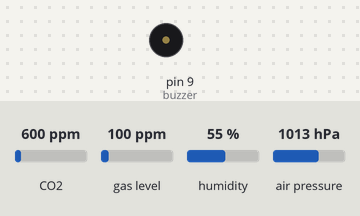
Simulated run of this sketch. Board: Arduino Uno, built with avr-gcc and run on an emulated ATmega328P. Shown: buzzer (waves = sounding). Inputs (shaded band) come from the test bench; at power-on: CO2 600 ppm, gas level 100 ppm, humidity 55 %, air pressure 1013 hPa. What the sketch prints to the serial monitor is not drawn.

Above: at 1.2 s.
1.3 s: CO2 set to 2476 ppm
3.0 s: CO2 set to 2518 ppm
At 3.7 s:
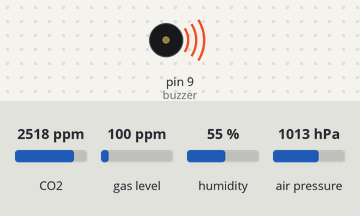
Timing chart, 0 to 12.0 s (numbered marks = the images above; inputs shaded):
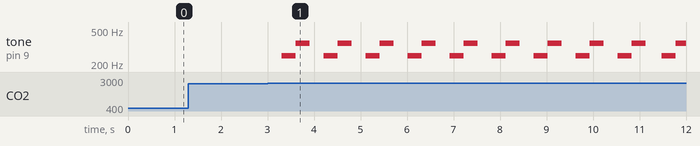

Measured:
- the behaviour switches between 2500 and 2501 ppm on CO2 (found by bisection; images 0 and 1)
- after the input at 1.3 s, every drawn part: stays the same
- after the input at 3.0 s, tone on pin 9 (buzzer): silent → 250 Hz after 0.31 s, then repeats every 0.90 s: 350 Hz 0.30 s, silent 0.30 s, 250 Hz 0.30 s

The sketch:

Air_Analyzer_Filter.ino
```cpp
#include <Wire.h>
#include "Adafruit_Sensor.h"
#include "Adafruit_BME680.h"
#include "SparkFunCCS811.h"

#define CCS811_ADDR 0x5B //Default I2C Address for ccs811
#define SEALEVELPRESSURE_HPA (1020) //sea level pressure
#define WINDOW_SIZE 10
const int buzzer = 9;

Adafruit_BME680 bme; // I2C
CCS811 ccs(CCS811_ADDR); // I2C

int   temp, hum, co2, gas, tvoc, pres, iaq, alt;
int   humidity_score, gas_score;
float gas_reference = 2500;
float hum_reference = 40;
int   getgasreference_count = 0;
int   gas_lower_limit = 10000;  // Bad air quality limit
int   gas_upper_limit = 300000; // Good air quality limit
int   avgTemperature, avgHumidity, avgCO2, avgTVOC, avgIAQ;
int   temperatureData[WINDOW_SIZE];
int   humidityData[WINDOW_SIZE];
int   co2Data[WINDOW_SIZE];
int   tvocData[WINDOW_SIZE];
int   iaqData[WINDOW_SIZE];
int   dataIndex = 0;

void setup() {
  Serial.begin(9600);
  pinMode(buzzer, OUTPUT);

  Wire.begin(); //Inialize I2C Hardware
  if (!bme.begin()) {
    Serial.println(F("Could not find a valid BME680 sensor, check wiring!"));
    while (1);
  }
  if (!ccs.begin()) {
    Serial.println("Could not find a valid CCS811 sensor, check wiring!");
    while(1);
  }
  GetGasReference();

  // Set up oversampling and filter initialization
  bme.setTemperatureOversampling(BME680_OS_8X);
  bme.setHumidityOversampling(BME680_OS_2X);
}

void loop() {
  digitalWrite(buzzer,HIGH);
  // Read data from sensors
  humidity_score = GetHumidityScore();
  gas_score      = GetGasScore();
  float air_quality_score = humidity_score + gas_score;
  iaq = CalculateIAQ(air_quality_score);
  co2 = ccs.getCO2();
  tvoc = ccs.getTVOC();
  gas = bme.gas_resistance / 1000.0;
  temp = bme.temperature;
  hum = bme.humidity;
  pres = bme.pressure / 100.0;
  alt = bme.readAltitude(SEALEVELPRESSURE_HPA);

  // Insert data into arrays
  temperatureData[dataIndex] = temp;
  humidityData[dataIndex] = hum;
  co2Data[dataIndex] = co2;
  tvocData[dataIndex] = tvoc;
  iaqData[dataIndex] = iaq;
  dataIndex++;

  if (dataIndex >= WINDOW_SIZE) {
    dataIndex = 0;
  // Calculate moving averages
    avgTemperature = calculateAverage(temperatureData, WINDOW_SIZE);
    avgHumidity = calculateAverage(humidityData, WINDOW_SIZE);
    avgCO2 = calculateAverage(co2Data, WINDOW_SIZE);
    avgTVOC = calculateAverage(tvocData, WINDOW_SIZE);
    avgIAQ = calculateAverage(iaqData, WINDOW_SIZE);

  if ((getgasreference_count++) % 5 == 0) GetGasReference();
  ccs.readAlgorithmResults();

  Serial.print("iaqV.val=");
  Serial.print(avgIAQ);
  // each command ends with these 3 0xff to sent data to the Nextion display
  Serial.write(0xff);
  Serial.write(0xff);
  Serial.write(0xff);

  Serial.print("co2V.val=");
  Serial.print(avgCO2);
  Serial.write(0xff);
  Serial.write(0xff);
  Serial.write(0xff);

  Serial.print("tvocV.val=");
  Serial.print(avgTVOC);
  Serial.write(0xff);
  Serial.write(0xff);
  Serial.write(0xff);

  Serial.print("tempV.val=");
  Serial.print(avgTemperature);
  Serial.write(0xff);
  Serial.write(0xff);
  Serial.write(0xff);

  Serial.print("presV.val=");
  Serial.print(pres);
  Serial.write(0xff);
  Serial.write(0xff);
  Serial.write(0xff);

  Serial.print("humV.val=");
  Serial.print(avgHumidity);
  Serial.write(0xff);
  Serial.write(0xff);
  Serial.write(0xff);

  Serial.print("altV.val=");
  Serial.print(alt);
  Serial.write(0xff);
  Serial.write(0xff);
  Serial.write(0xff);
  }

// buzzer
  if (iaq > 300 | co2 > 2500 | tvoc > 1000) // hazardous values
  {
  delay(300);
  digitalWrite(buzzer,HIGH);
  noTone(buzzer);
  tone(buzzer,250,300);
  delay(300);
  digitalWrite(buzzer,LOW);
  noTone(buzzer);
  tone(buzzer,350,300);
  delay(200);
  digitalWrite(buzzer,HIGH);
  delay(50);
  digitalWrite(buzzer,HIGH);
  delay(50);
  noTone(buzzer);
  digitalWrite(buzzer,HIGH);
  }
}

void GetGasReference() {
  int readings = 10;
  for (int i = 1; i <= readings; i++) { // read gas for 10 x 0.150mS = 1.5secs
    gas_reference += bme.readGas();
  }
  gas_reference = gas_reference / readings;
}

int GetHumidityScore() {
  //Calculate humidity contribution to IAQ index
  float current_humidity = bme.readHumidity();
  if (current_humidity >= 38 && current_humidity <= 42) // Humidity +/-5% around optimum
    humidity_score = 0.25 * 100;
  else
  { // Humidity is sub-optimal
    if (current_humidity < 38)
      humidity_score = 0.25 / hum_reference * current_humidity * 100;
    else
    {
      humidity_score = ((-0.25 / (100 - hum_reference) * current_humidity) + 0.416666) * 100;
    }
  }
  return humidity_score;
}

int GetGasScore() {
  //Calculate gas contribution to IAQ index
  gas_score = (0.75 / (gas_upper_limit - gas_lower_limit) * gas_reference - (gas_lower_limit * (0.75 / (gas_upper_limit - gas_lower_limit)))) * 100.00;
  if (gas_score > 75) gas_score = 75; // Sometimes gas readings can go outside of expected scale maximum
  if (gas_score <  0) gas_score = 0;  // Sometimes gas readings can go outside of expected scale minimum
  return gas_score;
}
int CalculateIAQ(int score) {
  score = (100 - score) * 5;
  /*if      (score >= 301)                IAQ_text += "Hazardous";
  else if (score >= 201 && score <= 300 ) IAQ_text += "Unhealthy";
  else if (score >= 176 && score <= 200 ) IAQ_text += "Sensitive";
  else if (score >=  51 && score <= 175 ) IAQ_text += "Moderate";
  else if (score >=  00 && score <=  50 ) IAQ_text += "Good";*/
  return score;
}

int calculateAverage(int arr[], int len) {
  long sum = 0; // Use long to avoid overflow before dividing
  for (int i = 0; i < len; i++) {
    sum += arr[i];
  }
  return (int) (sum / len); // Cast the result to int
}
```
